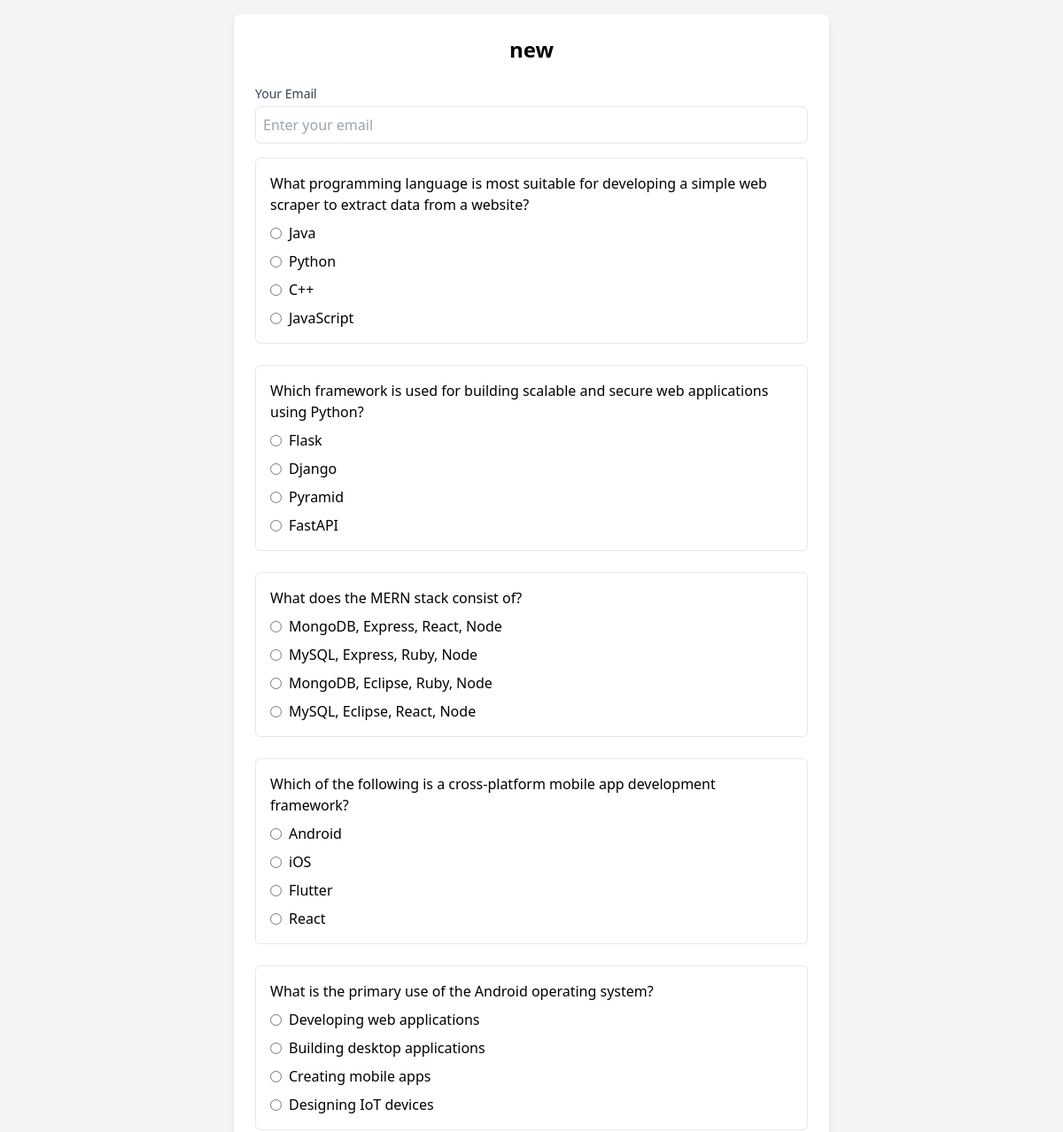
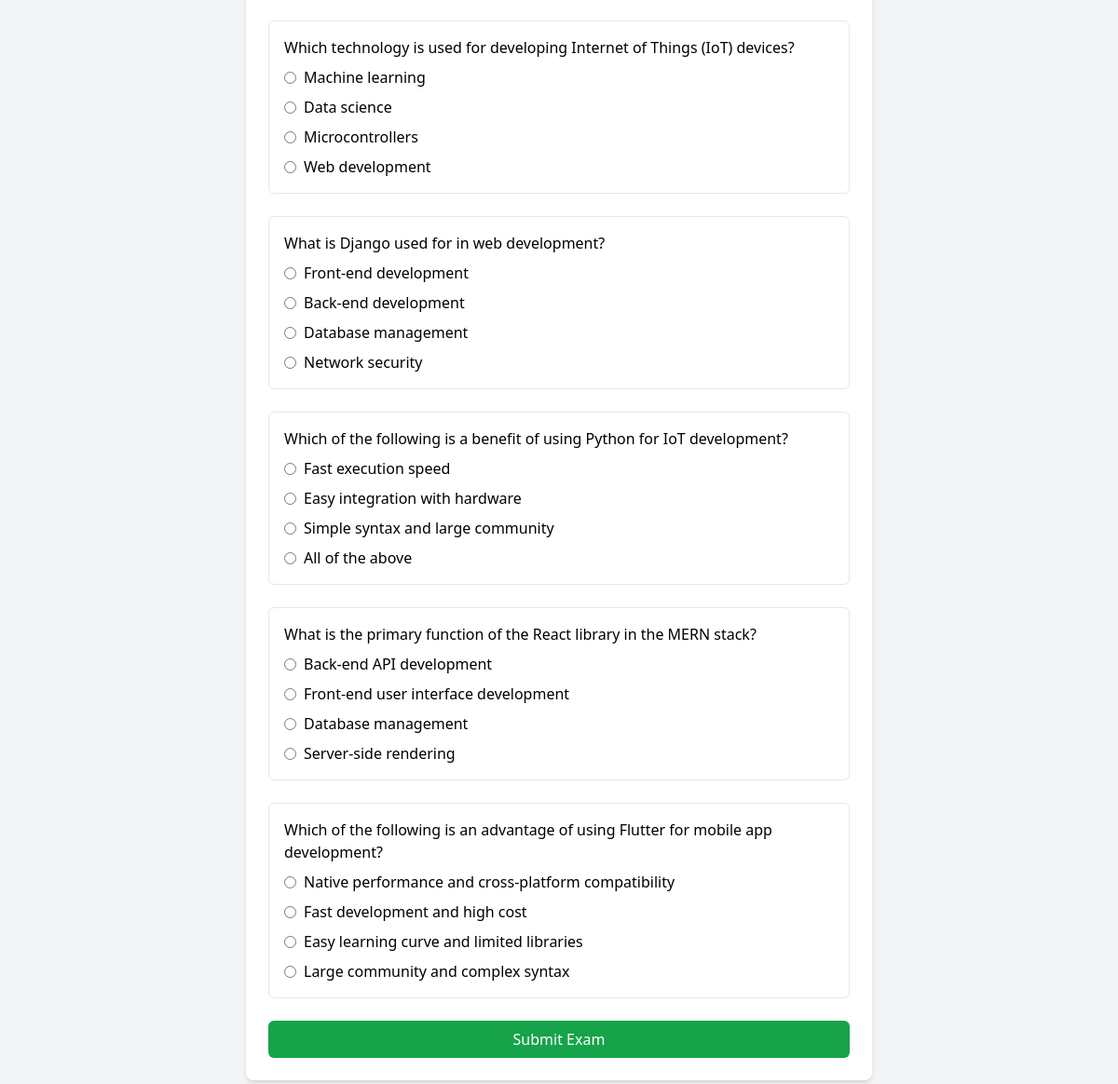
Screenshot of /take_exam/11c8ba8f/ with the database file from the repository (2 pictures, top to bottom).
### resume_app/models.py (models this page shows)
class Exam(models.Model):
    job_provider = models.ForeignKey(job_provider, on_delete=models.CASCADE)
    title = models.CharField(max_length=200)
    topic = models.CharField(max_length=200)
    created_at = models.DateTimeField(auto_now_add=True)
    unique_link = models.CharField(max_length=100, unique=True)

class ExamQuestion(models.Model):
    exam = models.ForeignKey(Exam, on_delete=models.CASCADE)
    question = models.TextField()
    option1 = models.CharField(max_length=200)
    option2 = models.CharField(max_length=200)
    option3 = models.CharField(max_length=200)
    option4 = models.CharField(max_length=200)
    correct_option = models.IntegerField()  # 1=A, 2=B, 3=C, 4=D

### resume_app/views.py (the view, shortened to what this page needs)
# urls.py: path('take_exam/<str:unique_link>/', views.take_exam, name='take_exam'),
def take_exam(request, unique_link):
    try:
        exam = Exam.objects.get(unique_link=unique_link)
    except Exam.DoesNotExist:
        raise Http404("Exam not found")
    questions = ExamQuestion.objects.filter(exam=exam)
    return render(request, "take_exam.html", {"exam": exam, "questions": questions})

### resume_app/templates/take_exam.html (shortened to what this page needs)
<!DOCTYPE html>
<html>
<head>
    <script src="https://cdn.tailwindcss.com"></script>
</head>
<body class="bg-gray-100 min-h-screen p-4">
    <div class="max-w-2xl mx-auto bg-white p-6 rounded-lg shadow-md">
        <h1 class="text-2xl font-bold mb-6 text-center">{{ exam.title }}</h1>
        <form method="POST">
            <div class="mb-4">
                <label class="block text-sm font-medium text-gray-700">Your Email</label>
                <input type="email" name="email" placeholder="Enter your email"
                       class="mt-1 w-full p-2 border rounded-md" required>
            </div>
            {% for question in questions %}
                <div class="mb-6 p-4 border rounded-md">
                    <p class="font-medium mb-2">{{ question.question }}</p>
                    <div class="space-y-2">
                        <label class="flex items-center">
                            <input type="radio" name="q{{ question.id }}" value="1" class="mr-2">
                            {{ question.option1 }}
                        </label>
                        <label class="flex items-center">
                            <input type="radio" name="q{{ question.id }}" value="2" class="mr-2">
                            {{ question.option2 }}
                        </label>
                        <label class="flex items-center">
                            <input type="radio" name="q{{ question.id }}" value="3" class="mr-2">
                            {{ question.option3 }}
                        </label>
                        <label class="flex items-center">
                            <input type="radio" name="q{{ question.id }}" value="4" class="mr-2">
                            {{ question.option4 }}
                        </label>
                    </div>
                </div>
            {% endfor %}
            <button type="submit"
                    class="w-full bg-green-600 text-white py-2 rounded-md hover:bg-green-700">
                Submit Exam
            </button>
        </form>
    </div>
</body>
</html>

### rows the page displays
Exam: title "new"
ExamQuestion: question "What programming language is most suitable for developing a simple web scraper to extract data from a website?", option1 "Java", option2 "Python", option3 "C++", option4 "JavaScript"
ExamQuestion: question "Which framework is used for building scalable and secure web applications using Python?", option1 "Flask", option2 "Django", option3 "Pyramid", option4 "FastAPI"
ExamQuestion: question "What does the MERN stack consist of?", option1 "MongoDB, Express, React, Node", option2 "MySQL, Express, Ruby, Node", option3 "MongoDB, Eclipse, Ruby, Node", option4 "MySQL, Eclipse, React, Node"
ExamQuestion: question "Which of the following is a cross-platform mobile app development framework?", option1 "Android", option2 "iOS", option3 "Flutter", option4 "React"
ExamQuestion: question "What is the primary use of the Android operating system?", option1 "Developing web applications", option2 "Building desktop applications", option3 "Creating mobile apps", option4 "Designing IoT devices"
ExamQuestion: question "Which technology is used for developing Internet of Things (IoT) devices?", option1 "Machine learning", option2 "Data science", option3 "Microcontrollers", option4 "Web development"
ExamQuestion: question "What is Django used for in web development?", option1 "Front-end development", option2 "Back-end development", option3 "Database management", option4 "Network security"
ExamQuestion: question "Which of the following is a benefit of using Python for IoT development?", option1 "Fast execution speed", option2 "Easy integration with hardware", option3 "Simple syntax and large community", option4 "All of the above"
ExamQuestion: question "What is the primary function of the React library in the MERN stack?", option1 "Back-end API development", option2 "Front-end user interface development", option3 "Database management", option4 "Server-side rendering"
ExamQuestion: question "Which of the following is an advantage of using Flutter for mobile app development?", option1 "Native performance and cross-platform compatibility", option2 "Fast development and high cost", option3 "Easy learning curve and limited libraries", option4 "Large community and complex syntax"
